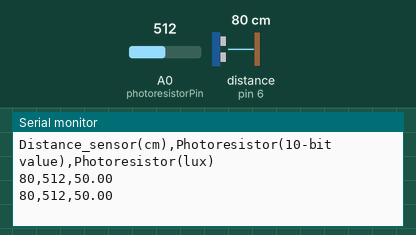
A sketch run on a simulated Arduino Uno, built with avr-gcc and run on an emulated ATmega328P. Parts: the last lines printed to the serial monitor. Wiring (inferred from the names in the program): ultrasonic range finder: trigger pin 7; echo pin 6. The test bench sets the inputs (shaded band); at power-on: distance to the obstacle (sensor on pin 6) 80 cm, A0 (photoresistorPin) = 512. The echo pulse lasts 58.3 µs per cm.

Above: at 1.8 s.
1.9 s: distance to the obstacle (sensor on pin 6) set to 2 cm
At 2.8 s:
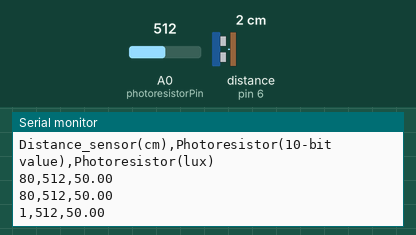
3.4 s: A0 (photoresistorPin) set to 490
At 4.7 s:
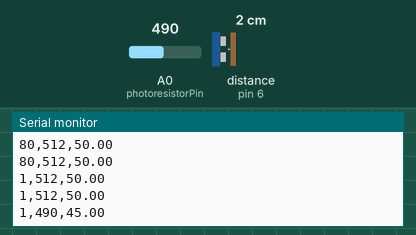
4.9 s: distance to the obstacle (sensor on pin 6) set to 4 cm
At 5.5 s:
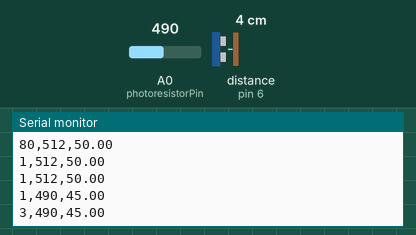
6.4 s: A0 (photoresistorPin) set to 510
At 7.8 s:
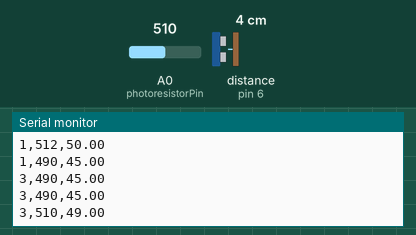
Timing chart, 0 to 8.9 s (numbered marks = the images above; inputs shaded):
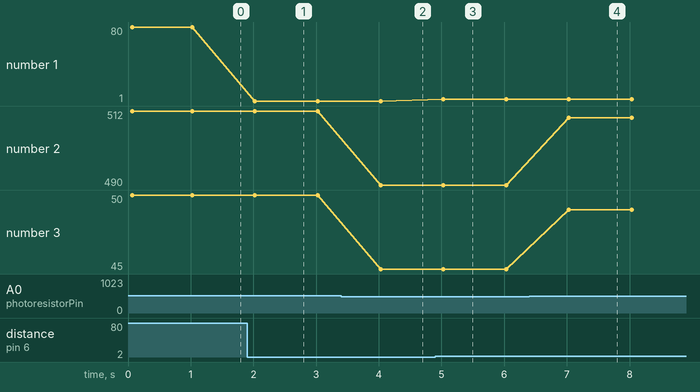

The sketch:

data_from_sensors.ino
```cpp
const int pingPin = 7; // Trigger Pin of Ultrasonic Sensor
const int echoPin = 6; // Echo Pin of Ultrasonic Sensor
const int photoresistorPin = A0; // Photoresistor Pin

// globals for lux conversion
const double ANALOG_OUTPUT_CONVERSION = 0.0048828125;
const double RESISTOR = 10000;
const int VIN = 5;

void setup() {
  // put your setup code here, to run once:
  Serial.begin(9600); // Starting Serial Terminal
  pinMode(photoresistorPin, INPUT);// Set pResistor - A0 pin as an input (optional)
  pinMode(pingPin, OUTPUT);
  pinMode(echoPin, INPUT);

  //print out column headers
  Serial.print("Distance_sensor(cm)");
  Serial.print(",");
  Serial.print("Photoresistor(10-bit value)");
  Serial.print(",");
  Serial.println("Photoresistor(lux)");
}

//globals
int distance, brightness; //store data from both sensors
double luxBrightness; // store lux value
int freq = 1000; //data collection frequency ~x milliseconds

void loop() {
  // distance sensor code
  long duration, inches, cm;
  digitalWrite(pingPin, LOW);
  delayMicroseconds(2);
  digitalWrite(pingPin, HIGH);
  delayMicroseconds(10);
  digitalWrite(pingPin, LOW);

  duration = pulseIn(echoPin, HIGH);
  inches = microsecondsToInches(duration);
  cm = microsecondsToCentimeters(duration); // data

  // photoresistor code
  int analogValue = analogRead(photoresistorPin); // 0V-VCC -> 0-1023
  double luminosity = luminosityLevel(analogValue);

  // data from sensors
  distance = cm;
  brightness = analogValue;
  luxBrightness = luminosity;

  //Display Data to Serial Monitor
  Serial.print(distance);
  Serial.print(",");
  Serial.print(brightness);
  Serial.print(",");
  Serial.println(luxBrightness);

  delay(freq);

}

long microsecondsToInches(long microseconds) {
   return microseconds / 74 / 2;
}

long microsecondsToCentimeters(long microseconds) {
   return microseconds / 29 / 2;
}

// convert to lux
double luminosityLevel(int analogValue) {
  // Convert analog value to voltage
  double Vout = double(analogValue) * ANALOG_OUTPUT_CONVERSION;

  // Convert voltage output to luminosity (unit lux)
  int luminosity = 500 /(RESISTOR / 1000 * ((VIN-Vout)/Vout));

  return luminosity;
}
```

Measured:
- after the input at 1.9 s, the serial monitor: prints a new line after 0.12 s (image 1)
- after the input at 3.4 s, the serial monitor: prints a new line after 0.63 s (image 2)
- after the input at 4.9 s, the serial monitor: prints a new line after 0.13 s (image 3)
- after the input at 6.4 s, the serial monitor: prints a new line after 0.63 s (image 4)
- plotted number 1: 80 → 1 after the input at 1.9 s, 1 → 3 after the input at 4.9 s
- plotted number 2: 512 → 490 after the input at 3.4 s, 490 → 510 after the input at 6.4 s
- plotted number 3: 50 → 45 after the input at 3.4 s, 45 → 49 after the input at 6.4 s
